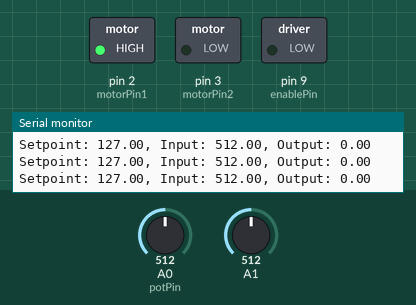
Recording of a sketch running on a simulated Arduino Uno, built with avr-gcc and run on an emulated ATmega328P. Shown: switched loads named in the sketch (green lamp = pin HIGH), the last lines printed to the serial monitor. Inputs (shaded band) come from the test bench; at power-on: A1 = 512, A0 (potPin) = 512.

Above: at 1.2 s.
1.3 s: A1 set to 122
At 2.3 s:
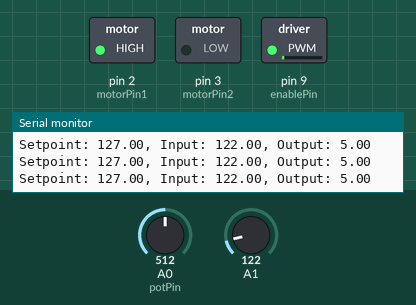
2.8 s: A0 (potPin) set to 900
At 3.8 s:
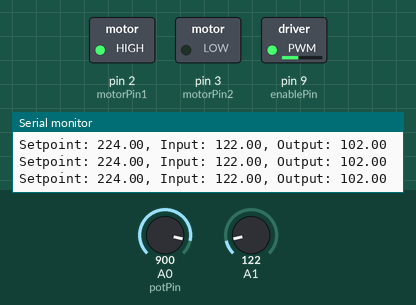
4.3 s: A1 set to 0
At 5.5 s:
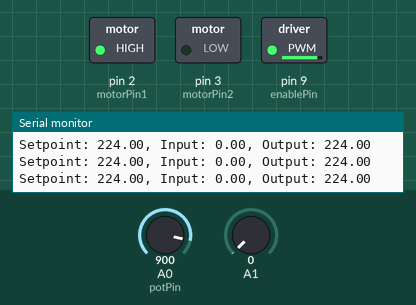
5.8 s: A0 (potPin) set to 716
At 7.0 s:
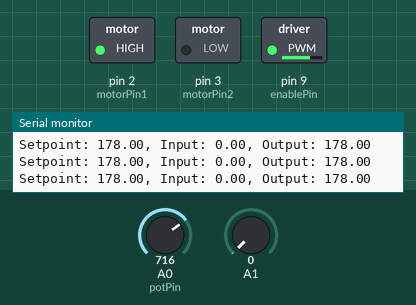
7.3 s: A0 (potPin) set to 306
At 7.7 s:
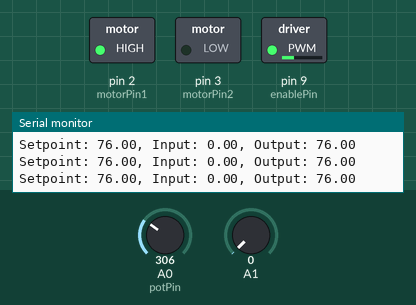
10.3 s: A1 set to 1023
At 11.0 s:
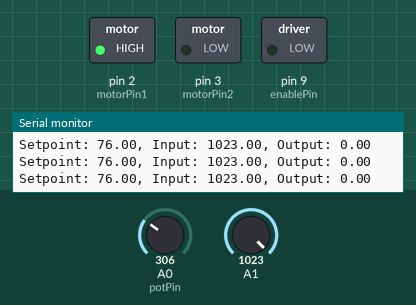
Timing chart, 0 to 13.3 s (numbered marks = the images above; inputs shaded):
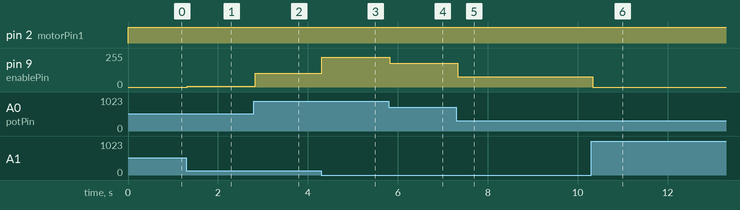

The sketch:

With_PID.ino
```cpp
// Include the required libraries
#include <PID_v1.h>

// Define the pin connections for L293D motor driver
int motorPin1 = 2;    // Pin 2 connected to L293D IN1
int motorPin2 = 3;    // Pin 3 connected to L293D IN2
int enablePin = 9;    // Pin 9 connected to L293D Enable1

// Define the analog input pin for the potentiometer
int potPin = A0;

// Define the PID parameters
double Setpoint, Input, Output;
double Kp = 1.0, Ki = 0.0, Kd = 0.0;    // PID constants

// Create the PID instance
PID myPID(&Input, &Output, &Setpoint, Kp, Ki, Kd, DIRECT);

void setup() {
  // Set the motor control pins as output
  pinMode(motorPin1, OUTPUT);
  pinMode(motorPin2, OUTPUT);
  pinMode(enablePin, OUTPUT);

  // Initialize the serial communication
  Serial.begin(9600);

  // Set the initial PID parameters
  Setpoint = 0;  // Set the desired speed

  // Set the input range of the potentiometer
  myPID.SetOutputLimits(0, 255);  // Set the output range for motor speed

  // Set the tuning parameters for the PID controller
  myPID.SetMode(AUTOMATIC);  // Set the controller to automatically adjust
  myPID.SetSampleTime(10);   // Set the time interval for PID computation
}

void loop() {
  // Read the potentiometer value
  int potValue = analogRead(potPin);

  // Map the potentiometer value to the desired speed range
  Setpoint = map(potValue, 0, 1023, 0, 255);

  // Read the actual speed of the motor
  Input = analogRead(A1);

  // Compute the PID control output
  myPID.Compute();
  digitalWrite(motorPin1, HIGH);
  digitalWrite(motorPin2, LOW);

  // Set the motor speed based on the PID output
  analogWrite(enablePin, Output);
  //analogWrite(enablePin, abs(Output));

  // Print the values for debugging
  Serial.print("Setpoint: ");
  Serial.print(Setpoint);
  Serial.print(", Input: ");
  Serial.print(Input);
  Serial.print(", Output: ");
  Serial.println(Output);

  delay(10);
}
```

Measured:
- after the input at 1.3 s, pin 9 (enablePin): 0/255 → 5/255 at once
- after the input at 2.8 s, pin 9 (enablePin): 5/255 → 102/255 at once
- after the input at 4.3 s, pin 9 (enablePin): 102/255 → 224/255 at once
- after the input at 5.8 s, pin 9 (enablePin): 224/255 → 178/255 at once
- after the input at 7.3 s, pin 9 (enablePin): 178/255 → 76/255 at once
- after the input at 10.3 s, pin 9 (enablePin): 76/255 → 0/255 at once
